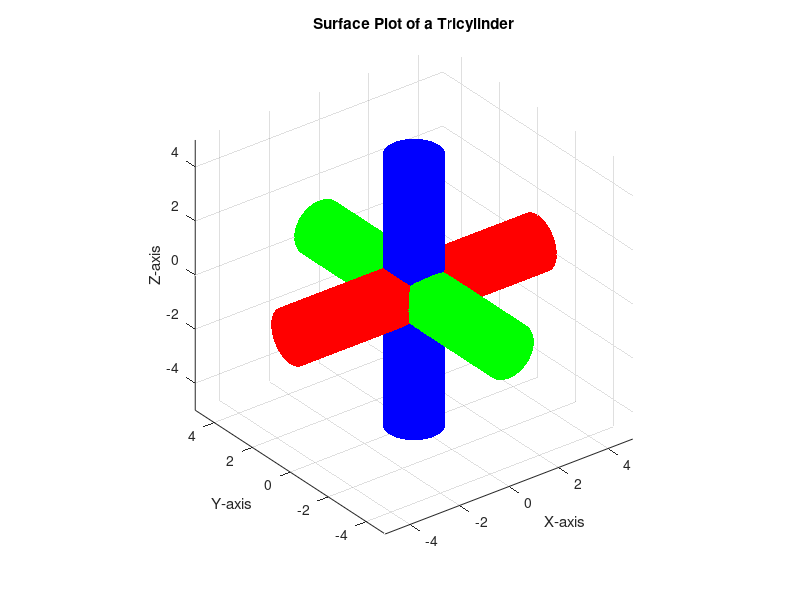

The MATLAB source for this figure:
% Define parameters
theta = linspace(0, 2*pi, 100);  % Angles for circle points
radius = 1;  % Radius of the cylinder
height = 10;  % Height of the cylinder

% Create circle points at z=0
x_circle = radius * cos(theta);
y_circle = radius * sin(theta);
z_circle = zeros(size(theta));

% Create circle points at x=0
x_circle1 = zeros(size(theta));
y_circle1 = radius * cos(theta);
z_circle1 = radius * sin(theta);

% Create circle points at y=0
x_circle2 = radius * sin(theta);
y_circle2 = zeros(size(theta));
z_circle2 = radius * cos(theta);

% Create circle points at z=height
z_top_circle = height.*ones(size(theta));
x_top_circle = height.*ones(size(theta));
y_top_circle = height.*ones(size(theta));

% Translate the blue cylinder along the negative x-axis by height/2 units
z_circle = z_circle - height/2;
z_top_circle = z_top_circle - height/2;

% Translate the green cylinder along the negative y-axis by height/2 units
y_circle2 = y_circle2 - height/2;
y_top_circle = y_top_circle - height/2;

% Translate the red cylinder along the negative x-axis by height/2 units
x_circle1 = x_circle1 - height/2;
x_top_circle = x_top_circle - height/2;

% Combine points for the surface plot
x_surface = [x_circle; x_circle];
y_surface = [y_circle; y_circle];
z_surface = [z_circle; z_top_circle];

% Combine points for the surface plot
x_surface1 = [x_circle1; x_top_circle];
y_surface1 = [y_circle1; y_circle1];
z_surface1 = [z_circle1; z_circle1];

% Combine points for the surface plot
x_surface2 = [x_circle2; x_circle2];
y_surface2 = [y_circle2; y_top_circle];
z_surface2 = [z_circle2; z_circle2];

% Create the surface plot
figure;
surf(x_surface, y_surface, z_surface, 'EdgeColor', 'none','FaceColor', 'blue');
hold on;  % Fix: Add hold on to keep all surfaces on the same plot
surf(x_surface1, y_surface1, z_surface1, 'EdgeColor', 'none','FaceColor', 'red');
surf(x_surface2, y_surface2, z_surface2, 'EdgeColor', 'none','FaceColor', 'green');
hold off;  % Fix: Add hold off to release the hold
title('Surface Plot of a Tricylinder');  % Fix: Update the title
xlabel('X-axis');
ylabel('Y-axis');
zlabel('Z-axis');
axis equal;